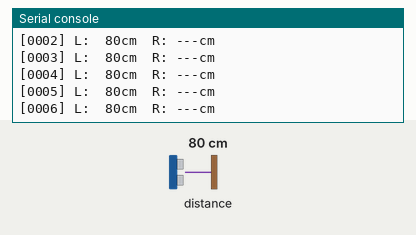
Simulated run of this program. Board: Raspberry Pi Pico running MicroPython. On the bench: the last lines printed to the serial console. The inputs (shaded band) are chosen by the test bench; at power-on: distance to the obstacle 80 cm. Library files of the repository ran but are not shown: vl53l0x_mp.py.

Above: at 1.3 s.
1.4 s: distance to the obstacle set to 11 cm
At 2.09 s:
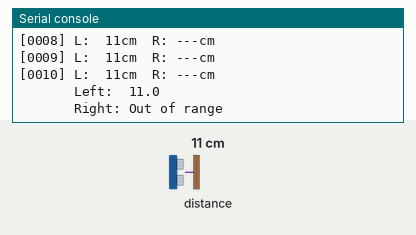
3.4 s: distance to the obstacle set to 8 cm
At 3.71 s:
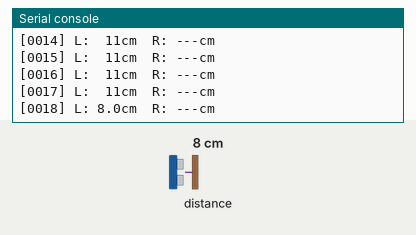

The program:

dual_tof_sensor.py
```python
"""
Dual VL53L0X Time-of-Flight Sensor Module
Measures distance from both left and right ToF sensors simultaneously

Hardware Setup:
- Left ToF:  GPIO 6 (SDA), GPIO 7 (SCL)  - Front left of car
- Right ToF: GPIO 20 (SDA), GPIO 21 (SCL) - Front right of car

Both sensors use default I2C address 0x29 but on separate I2C buses
"""

import machine
import time
from vl53l0x_mp import VL53L0X, VL53L0XError


class DualToFSensor:
    """Manages two VL53L0X ToF sensors for left and right distance measurement."""

    # Left sensor configuration (front left)
    LEFT_SDA_PIN = 6
    LEFT_SCL_PIN = 7

    # Right sensor configuration (front right)
    RIGHT_SDA_PIN = 20
    RIGHT_SCL_PIN = 21

    # Common configuration
    I2C_ADDR = 0x29
    I2C_FREQ = 100_000  # 100kHz for reliability

    def __init__(self):
        """Initialize both ToF sensors."""
        self.left_sensor = None
        self.right_sensor = None
        self.left_i2c = None
        self.right_i2c = None
        self.initialized = False

    def init(self, verbose=True):
        """
        Initialize both I2C buses and ToF sensors.

        Args:
            verbose: Print initialization status messages

        Returns:
            tuple: (left_success, right_success) - True if sensor initialized successfully
        """
        left_ok = False
        right_ok = False

        # Initialize left sensor
        if verbose:
            print(f"[Left ToF] Initializing on GP{self.LEFT_SDA_PIN}/GP{self.LEFT_SCL_PIN}...")

        try:
            self.left_i2c = machine.SoftI2C(
                sda=machine.Pin(self.LEFT_SDA_PIN),
                scl=machine.Pin(self.LEFT_SCL_PIN),
                freq=self.I2C_FREQ
            )
            time.sleep_ms(10)

            # Check if sensor is present
            devices = self.left_i2c.scan()
            if self.I2C_ADDR in devices:
                self.left_sensor = VL53L0X(self.left_i2c, addr=self.I2C_ADDR)
                if self.left_sensor.check_id():
                    self.left_sensor.init()
                    left_ok = True
                    if verbose:
                        print("   ✓ Left sensor initialized successfully")
                else:
                    if verbose:
                        print("   ✗ Left sensor ID check failed")
            else:
                if verbose:
                    print(f"   ✗ Left sensor not found at 0x{self.I2C_ADDR:02X}")
        except Exception as e:
            if verbose:
                print(f"   ✗ Left sensor error: {e}")

        # Initialize right sensor
        if verbose:
            print(f"[Right ToF] Initializing on GP{self.RIGHT_SDA_PIN}/GP{self.RIGHT_SCL_PIN}...")

        try:
            self.right_i2c = machine.SoftI2C(
                sda=machine.Pin(self.RIGHT_SDA_PIN),
                scl=machine.Pin(self.RIGHT_SCL_PIN),
                freq=self.I2C_FREQ
            )
            time.sleep_ms(10)

            # Check if sensor is present
            devices = self.right_i2c.scan()
            if self.I2C_ADDR in devices:
                self.right_sensor = VL53L0X(self.right_i2c, addr=self.I2C_ADDR)
                if self.right_sensor.check_id():
                    self.right_sensor.init()
                    right_ok = True
                    if verbose:
                        print("   ✓ Right sensor initialized successfully")
                else:
                    if verbose:
                        print("   ✗ Right sensor ID check failed")
            else:
                if verbose:
                    print(f"   ✗ Right sensor not found at 0x{self.I2C_ADDR:02X}")
        except Exception as e:
            if verbose:
                print(f"   ✗ Right sensor error: {e}")

        self.initialized = left_ok or right_ok

        if verbose:
            if left_ok and right_ok:
                print("✓ Both sensors initialized successfully")
            elif left_ok:
                print("⚠ Only left sensor available")
            elif right_ok:
                print("⚠ Only right sensor available")
            else:
                print("✗ No sensors initialized")

        return left_ok, right_ok

    def read_distances_cm(self, timeout_ms=1000):
        """
        Read distances from both sensors.

        Args:
            timeout_ms: Timeout for each sensor reading in milliseconds

        Returns:
            tuple: (left_distance_cm, right_distance_cm)
                   Returns None for sensors that fail or are not initialized
        """
        left_dist = None
        right_dist = None

        # Read left sensor
        if self.left_sensor:
            try:
                left_dist = self.left_sensor.read_cm(timeout_ms)
            except Exception as e:
                print(f"Left sensor read error: {e}")

        # Read right sensor
        if self.right_sensor:
            try:
                right_dist = self.right_sensor.read_cm(timeout_ms)
            except Exception as e:
                print(f"Right sensor read error: {e}")

        return left_dist, right_dist

    def read_distances_mm(self, timeout_ms=1000):
        """
        Read distances from both sensors in millimeters.

        Args:
            timeout_ms: Timeout for each sensor reading in milliseconds

        Returns:
            tuple: (left_distance_mm, right_distance_mm)
                   Returns None for sensors that fail or are not initialized
        """
        left_dist = None
        right_dist = None

        # Read left sensor
        if self.left_sensor:
            try:
                mm = self.left_sensor.read_mm(timeout_ms)
                left_dist = mm if mm != 65535 else None
            except Exception as e:
                print(f"Left sensor read error: {e}")

        # Read right sensor
        if self.right_sensor:
            try:
                mm = self.right_sensor.read_mm(timeout_ms)
                right_dist = mm if mm != 65535 else None
            except Exception as e:
                print(f"Right sensor read error: {e}")

        return left_dist, right_dist

    def get_status(self):
        """
        Get status of both sensors.

        Returns:
            dict: Status information for both sensors
        """
        return {
            'initialized': self.initialized,
            'left_available': self.left_sensor is not None,
            'right_available': self.right_sensor is not None
        }

    def format_reading(self, left_cm, right_cm):
        """
        Format sensor readings for display.

        Args:
            left_cm: Left distance in cm (or None)
            right_cm: Right distance in cm (or None)

        Returns:
            str: Formatted string for display
        """
        def format_dist(dist):
            if dist is None:
                return "---"
            elif dist < 10:
                return f"{dist:.1f}"
            else:
                return f"{int(dist)}"

        left_str = format_dist(left_cm)
        right_str = format_dist(right_cm)

        return f"L:{left_str:>4}cm  R:{right_str:>4}cm"


def test_dual_sensors():
    """Test function to demonstrate dual sensor reading."""
    print("=" * 50)
    print("Dual VL53L0X ToF Sensor Test")
    print("=" * 50)
    print("Left sensor:  GP6/GP7  (Front left)")
    print("Right sensor: GP20/GP21 (Front right)")
    print("Press Ctrl+C to stop")
    print("-" * 50)

    # Initialize sensors
    tof = DualToFSensor()
    left_ok, right_ok = tof.init(verbose=True)

    if not tof.initialized:
        print("\n✗ Failed to initialize any sensors!")
        return

    print("\n" + "=" * 50)
    print("Starting continuous measurements (5 per second)")
    print("=" * 50)

    try:
        count = 0
        while True:
            # Read both sensors
            left_cm, right_cm = tof.read_distances_cm(timeout_ms=1000)

            # Format output
            count += 1
            timestamp = time.ticks_ms()

            # Print formatted reading
            reading_str = tof.format_reading(left_cm, right_cm)
            print(f"[{count:04d}] {reading_str}")

            # Optional: Print detailed info every 10 readings
            if count % 10 == 0:
                print(f"       Left:  {left_cm if left_cm else 'Out of range'}")
                print(f"       Right: {right_cm if right_cm else 'Out of range'}")

            # Wait before next measurement (5 Hz)
            time.sleep_ms(200)

    except KeyboardInterrupt:
        print("\n" + "-" * 50)
        print("Test stopped by user")
    except Exception as e:
        print(f"\nError during test: {e}")


# Module-level instance for easy import
dual_tof = None


def get_dual_tof():
    """
    Get or create the global dual ToF sensor instance.

    Returns:
        DualToFSensor: Initialized sensor instance
    """
    global dual_tof
    if dual_tof is None:
        dual_tof = DualToFSensor()
        dual_tof.init(verbose=False)
    return dual_tof


if __name__ == '__main__':
    test_dual_sensors()
```

Measured:
- the behaviour switches between 10 and 9 cm on distance to the obstacle (found by bisection; images 1 and 2)
- after the input at 1.4 s, the serial console: prints a new line after 0.12 s (image 1)
- after the input at 3.4 s, the serial console: prints a new line after 0.15 s (image 2)
